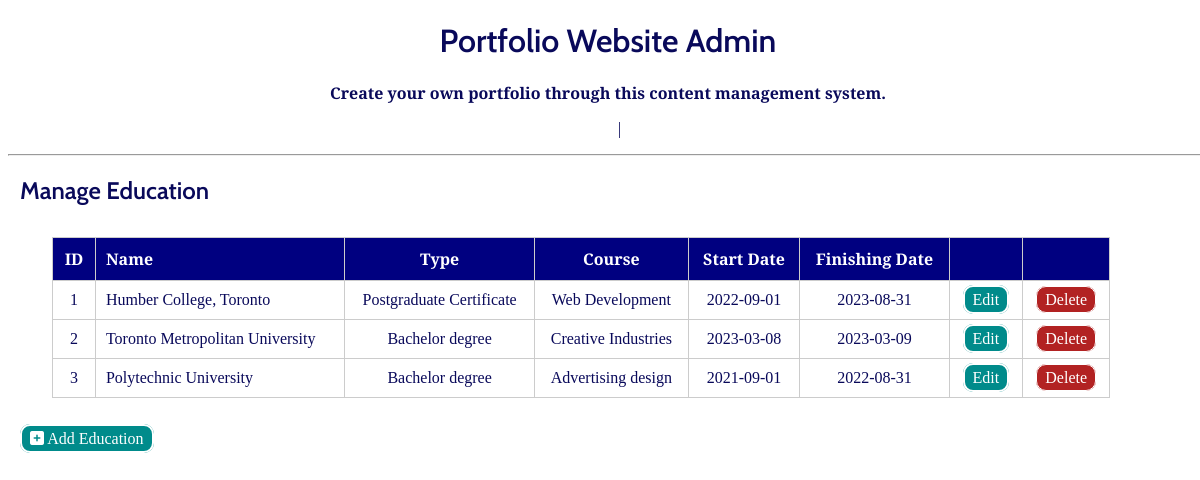
The app's page /admin/education.php (signed in) with its own data.
### tables this page shows
CREATE TABLE `education` (
  `id` int(11) NOT NULL,
  `name` varchar(100) NOT NULL,
  `course` varchar(255) NOT NULL,
  `type` enum('Associate degree','Bachelor degree','Doctoral degree','Professional degree','Diploma','Postgraduate Diploma','Certificate','Postgraduate Certificate','Others') DEFAULT NULL,
  `start_date` date NOT NULL,
  `finishing_date` date NOT NULL
);

### admin/education.php (the view, shortened to what this page needs)
<?php
include( 'includes/database.php' );
include( 'includes/header.php' );
$query = 'SELECT *
  FROM education
  ORDER BY finishing_date DESC';
$result = mysqli_query( $connect, $query );
?>
<h2>Manage Education</h2>
<table>
  <tr>
    <th align="center">ID</th>
    <th align="left">Name</th>
    <th align="center">Type</th>
    <th align="center">Course</th>
    <th align="center">Start Date</th>
    <th align="center">Finishing Date</th>
    <th></th>
    <th></th>
  </tr>
  <?php while( $record = mysqli_fetch_assoc( $result ) ): ?>
    <tr>
      <td align="center"><?php echo $record['id']; ?></td>
      <td align="left">
        <?php echo htmlentities( $record['name'] ); ?>
      </td>
      <td align="center"><?php echo $record['type']; ?></td>
      <td align="center"><?php echo $record['course']; ?></td>
      <td align="center" style="white-space: nowrap;"><?php echo htmlentities( $record['start_date'] ); ?></td>
      <td align="center" style="white-space: nowrap;"><?php echo htmlentities( $record['finishing_date'] ); ?></td>
      <td align="center"><a class="small_btn" href="education_edit.php?id=<?php echo $record['id']; ?>">Edit</i></a></td>
      <td align="center">
        <a a class="del_btn" href="education.php?delete=<?php echo $record['id']; ?>" onclick="javascript:confirm('Are you sure you want to delete this education?');">Delete</i></a>
      </td>
    </tr>
  <?php endwhile; ?>
</table>
<p><a class="small_btn" href="education_add.php"><i class="fas fa-plus-square"></i> Add Education</a></p>
<?php
include( 'includes/footer.php' );
?>

### admin/includes/header.php (shortened to what this page needs)
<!DOCTYPE html>
<html lang="en">
<head>
  <link href="styles.css" type="text/css" rel="stylesheet">
</head>
<body>
  <div id="header">
    <h1>Portfolio Website Admin</h1>
    <p>Create your own portfolio through this content management system.</p>
  </div>
  <?php if(isset($_SESSION['id'])): ?>
    <p style="padding: 0 1%; text-align: center;">
      <a class="menu" href="dashboard.php">Dashboard</a> |
      <a class="menu" href="logout.php">Logout</a>
    </p>
  <?php endif; ?>
  <hr>
  <div style="max-width: 1500px; margin: auto; padding: 0 1%;">

### admin/includes/footer.php
  </div>
</body>
</html>

### admin/styles.css (style rules this page uses)
body { background:url("../admin/includes/background-humber.jpeg") center center; width:100%; color: rgb(9, 9, 90); font-family: 'Libre Baskerville', serif; font-weight: 400; }
#header { text-align: center; font-weight:bold; }
h1, h2, h3, h4 { font-family: 'Cabin', sans-serif; font-weight: 600; }
a:link, a:active, a:visited { font-size: 1em; text-decoration: none; color:white; }
.small_btn { background-color:darkcyan; color: white; padding: 0.25em 0.5em; border-radius: 10px; border: 2px solid #fff; }
.del_btn { background-color:firebrick; color: white; padding: 0.25em 0.5em; border-radius: 10px; border: 1px solid #fff; }
.menu { font-size: 1.5em; color:white; text-decoration: none; }
table { width: 90%; border: 1px solid #ccc; border-spacing: 0; border-collapse: collapse; margin: 2em 2em; }
td, th { border: 1px solid #ccc; padding: 10px; }
th { white-space: nowrap; background-color: navy; color: white; }
td { background-color: rgba(255, 255, 255, 0.85); }

### records on screen
education: id "1", name "Humber College, Toronto", type "Postgraduate Certificate", course "Web Development", start_date "2022-09-01", finishing_date "2023-08-31"
education: id "2", name "Toronto Metropolitan University", type "Bachelor degree", course "Creative Industries", start_date "2023-03-08", finishing_date "2023-03-09"
education: id "3", name "Polytechnic University", type "Bachelor degree", course "Advertising design", start_date "2021-09-01", finishing_date "2022-08-31"
